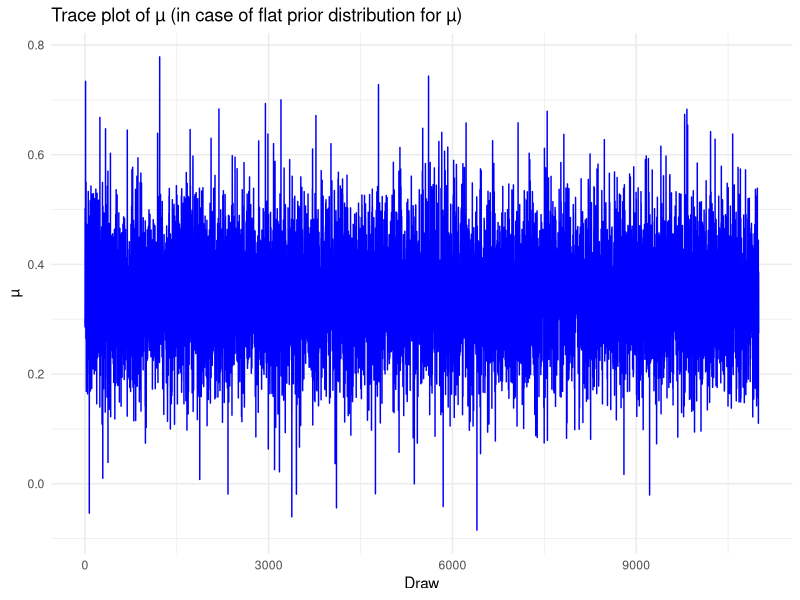
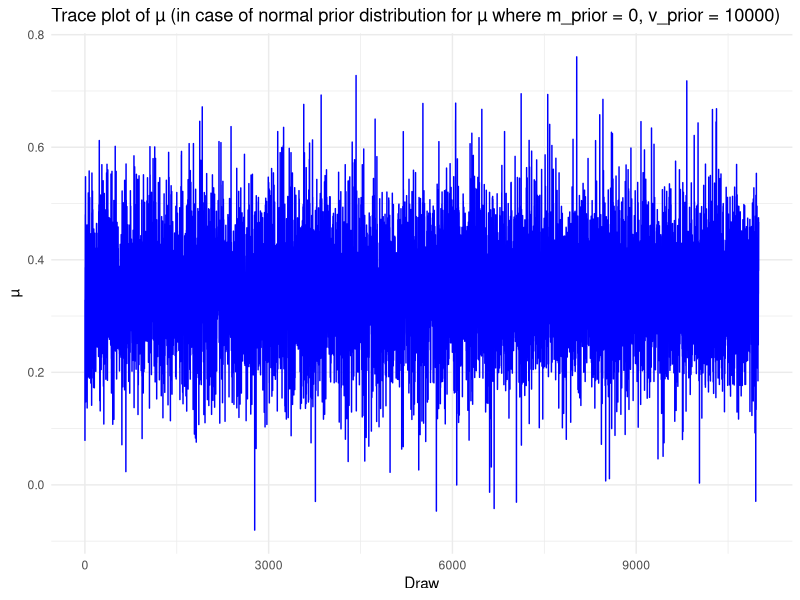
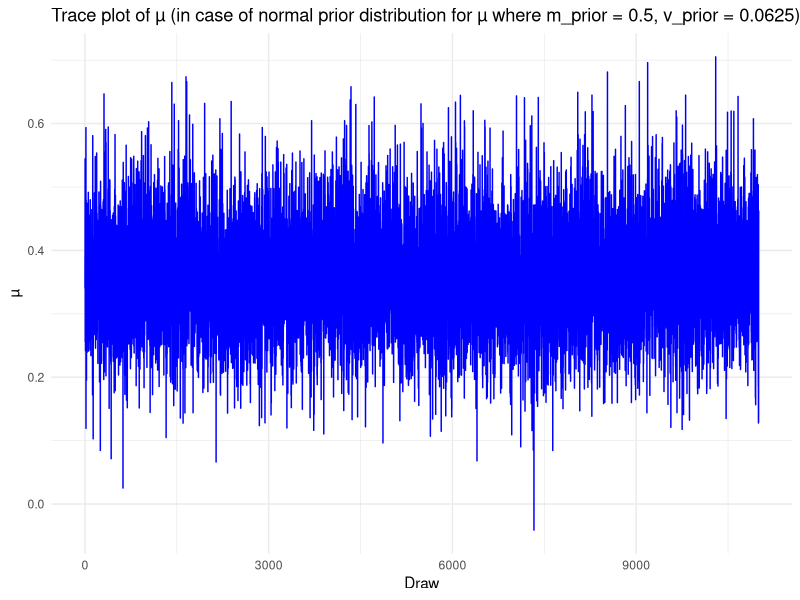
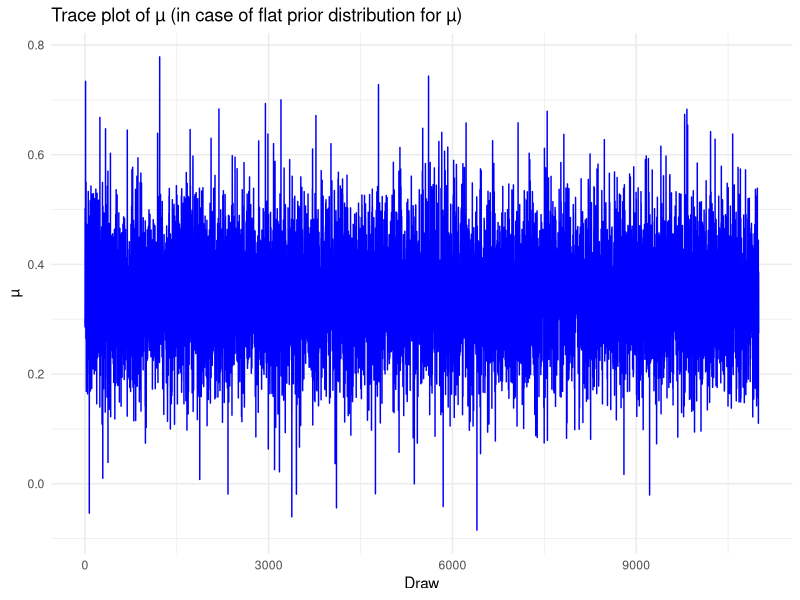
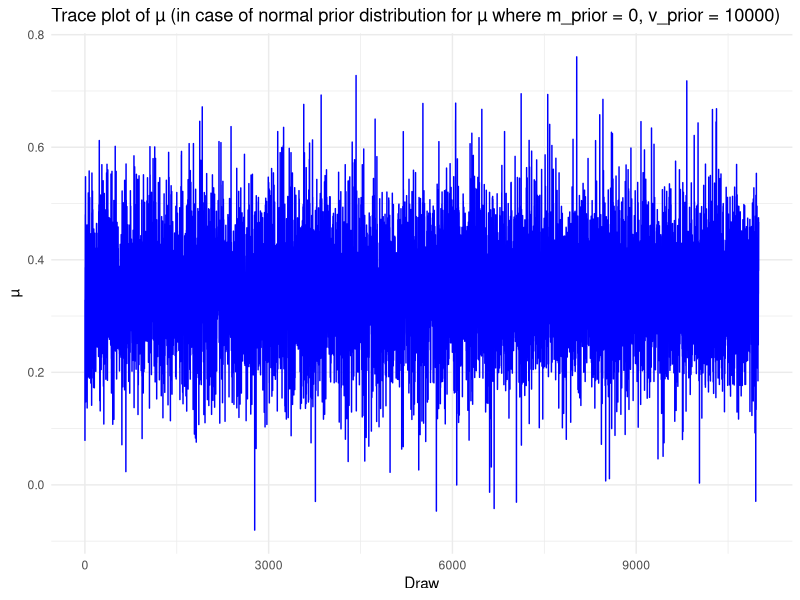
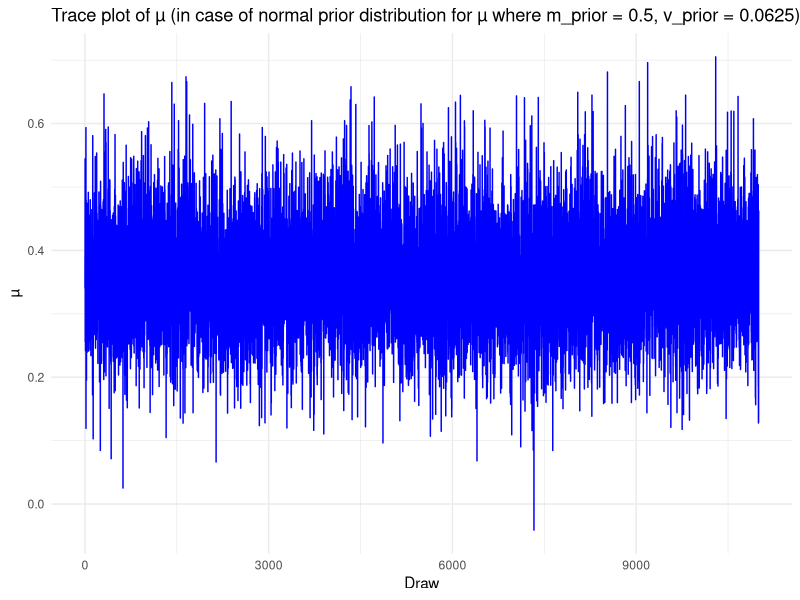

Write R code to recreate these figures, in order.
## ---- chunk 1
print('Gibbs sampling in case of flat prior distribution for µ')
sampleData <- c(1.6088,-1.4579,0.4502,1.0701,-0.3803,1.1201,0.4199,0.3998,-0.1904,0.3932)
numberOfSimulations <- 11000
numberOfBurnIn <- 1000

gibbsSampling_flatPrior <- function(input_sample){
  h_list <- numeric(numberOfSimulations)
  mu_list <- numeric(numberOfSimulations)
  
  initial_mu <- mean(input_sample)
  numberOfSample <- length(input_sample)
  
  # Gibbs sampling
  for (i in 1:numberOfSimulations) {
    a <- numberOfSample / 2
    
    if (i-1 == 0){
      b <- 1 / (1/2 * sum(sapply(1:numberOfSample, 
                                 function(j) (input_sample[j] - initial_mu)^2)))
    } else {
      b <- 1 / (1/2 * sum(sapply(1:numberOfSample, 
                                 function(j) (input_sample[j] - mu_list[i-1])^2)))
    }
    
    bar_y <- mean(sampleData)
    
    # draw from Gamma distribution
    h_list[i] <- rgamma(n = 1, shape = a, rate = b)
    
    # draw from Normal distribution
    mu_list[i] <- rnorm(n = 1, mean = bar_y, 
                        sd = sqrt(1/(h_list[i] * numberOfSample)))
  }
  return(list(h=h_list, mu=mu_list))
}

a_result <- gibbsSampling_flatPrior(sampleData)

# Trace plot of µ
library(ggplot2)
df <- data.frame(draw = seq_along(a_result$mu), mu = a_result$mu)

ggplot(df, aes(x = draw, y = mu)) +
  geom_line(color = "blue") +
  labs(title = 'Trace plot of µ (in case of flat prior distribution for µ)',
       x = 'Draw', y = 'µ') +
  theme_minimal()
ggsave('figures/a_flatPrior_tracePlot.png', width = 10, height = 6, dpi = 300)

twosided_pvalue <- function(p_pos, p_neg) {
  result <- 2 * min(p_pos, p_neg)
  
  result <- min(result, 1)
  
  return(result)
}

# estimate the posterior probabilities
print('The posterior probabilities are:')
sum_mu_greater_0 <- sum(a_result$mu[numberOfBurnIn:numberOfSimulations] > 0)/(numberOfSimulations-numberOfBurnIn)
print(paste('Pr(µ > 0 | y) =', sum_mu_greater_0))

sum_mu_less_0 <- sum(a_result$mu[numberOfBurnIn:numberOfSimulations] < 0)/(numberOfSimulations-numberOfBurnIn)
print(paste('Pr(µ < 0 | y) =', sum_mu_less_0))

a_pValue <- twosided_pvalue(sum_mu_greater_0, sum_mu_less_0)
print(paste('The two-sided p-value is:',a_pValue))
## ---- chunk 2
print('Gibbs sampling in case of normal prior distribution for µ')

gibbsSampling_normalPrior <- function(input_sample, prior_mean, prior_variance){
  h_list <- numeric(numberOfSimulations)
  mu_list <- numeric(numberOfSimulations)
  
  initial_mu <- mean(input_sample)
  numberOfSample <- length(input_sample)
  
  for (i in 1:numberOfSimulations) {
    a <- numberOfSample / 2
    
    if (i-1 == 0){
      b <- 1 / (1/2 * sum(sapply(1:numberOfSample, 
                                 function(j) (input_sample[j] - initial_mu)^2)))
    } else {
      b <- 1 / (1/2 * sum(sapply(1:numberOfSample, 
                                 function(j) (input_sample[j] - mu_list[i-1])^2)))
    }
    
    bar_y <- mean(input_sample)
    
    # draw from Gamma distribution
    h_list[i] <- rgamma(n = 1, shape = a, rate = b)
    
    # draw from Normal distribution
    posterior_mean <- ((prior_mean/prior_variance) 
                       + h_list[i]*numberOfSample*mean(input_sample)) / (1/prior_variance + h_list[i]*numberOfSample)
    posterior_variance <- 1 / (1/prior_variance + h_list[i]*numberOfSample)
    
    mu_list[i] <- rnorm(n = 1, mean = posterior_mean, sd = sqrt(posterior_variance))
  }
  return(list(h=h_list, mu=mu_list))
}

b_prior_mean <- 0
b_prior_variance <- 100^2 

b_result <- gibbsSampling_normalPrior(sampleData, b_prior_mean, b_prior_variance)

# Trace plot of µ
df <- data.frame(draw = seq_along(b_result$mu), mu = b_result$mu)

ggplot(df, aes(x = draw, y = mu)) +
  geom_line(color = "blue") +
  labs(title = 'Trace plot of µ (in case of normal prior distribution for µ where m_prior = 0, v_prior = 10000)',
       x = 'Draw', y = 'µ') +
  theme_minimal()
ggsave('figures/b_normalPrior_tracePlot.png', width = 10, height = 6, dpi = 300)

# estimate the posterior probabilities
print('The posterior probabilities are:')
sum_mu_greater_0 <- sum(b_result$mu[numberOfBurnIn:numberOfSimulations] > 0)/(numberOfSimulations-numberOfBurnIn)
print(paste('Pr(µ > 0 | y) =', sum_mu_greater_0))

sum_mu_less_0 <- sum(b_result$mu[numberOfBurnIn:numberOfSimulations] < 0)/(numberOfSimulations-numberOfBurnIn)
print(paste('Pr(µ < 0 | y) =', sum_mu_less_0))

b_pValue <- twosided_pvalue(sum_mu_greater_0, sum_mu_less_0)
print(paste('The two-sided p-value is:',b_pValue))
## ---- chunk 3
print('Gibbs sampling in case of normal prior distribution for µ')
c_prior_mean <- 0.5
c_prior_variance <- 0.25^2

c_result <- gibbsSampling_normalPrior(sampleData, c_prior_mean, c_prior_variance)

# Trace plot of µ
df <- data.frame(draw = seq_along(c_result$mu), mu = c_result$mu)

ggplot(df, aes(x = draw, y = mu)) +
  geom_line(color = "blue") +
  labs(title = 'Trace plot of µ (in case of normal prior distribution for µ where m_prior = 0.5, v_prior = 0.0625)',
       x = 'Draw', y = 'µ') +
  theme_minimal()
ggsave('figures/c_normalPrior_tracePlot.png', width = 10, height = 6, dpi = 300)

# estimate the posterior probabilities
print('The posterior probabilities are:')
sum_mu_greater_0 <- sum(c_result$mu[numberOfBurnIn:numberOfSimulations] > 0)/(numberOfSimulations-numberOfBurnIn)
print(paste('Pr(µ > 0 | y) =', sum_mu_greater_0))

sum_mu_less_0 <- sum(c_result$mu[numberOfBurnIn:numberOfSimulations] < 0)/(numberOfSimulations-numberOfBurnIn)
print(paste('Pr(µ < 0 | y) =', sum_mu_less_0))

c_pValue <- twosided_pvalue(sum_mu_greater_0, sum_mu_less_0)
print(paste('The two-sided p-value is:',c_pValue))
## ---- chunk 4

twoSidedTest <- function(input_t) {
  if (input_t > -2.2622 & input_t < 2.2622) {
    print('t ∈ [-2.2622, 2.2622]: Do not reject the null.')
  } else {
    print('t ∉ [-2.2622, 2.2622]: Reject the null.')
  }
}

t_statistic <- mean(sampleData) / sqrt(var(sampleData)/length(sampleData))
print('A classical/frequentist two-sided test:')
print(paste('Test statistic:', round(t_statistic,4)))
print(paste('The p-value is:', round(t.test(sampleData, alternative = 'two.sided')$p.value,4)))
twoSidedTest(t_statistic)
